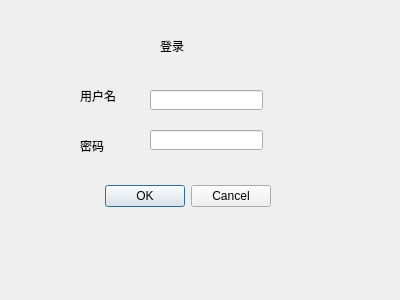
<?xml version="1.0" encoding="UTF-8"?>
<ui version="4.0">
 <class>Dialog</class>
 <widget class="QDialog" name="Dialog">
  <property name="geometry">
   <rect>
    <x>0</x>
    <y>0</y>
    <width>400</width>
    <height>300</height>
   </rect>
  </property>
  <property name="windowTitle">
   <string>Dialog</string>
  </property>
  <widget class="QDialogButtonBox" name="buttonBox">
   <property name="geometry">
    <rect>
     <x>-70</x>
     <y>180</y>
     <width>341</width>
     <height>32</height>
    </rect>
   </property>
   <property name="orientation">
    <enum>Qt::Horizontal</enum>
   </property>
   <property name="standardButtons">
    <set>QDialogButtonBox::Cancel|QDialogButtonBox::Ok</set>
   </property>
  </widget>
  <widget class="QLineEdit" name="lineEdit">
   <property name="geometry">
    <rect>
     <x>150</x>
     <y>90</y>
     <width>113</width>
     <height>20</height>
    </rect>
   </property>
  </widget>
  <widget class="QLineEdit" name="lineEdit_2">
   <property name="geometry">
    <rect>
     <x>150</x>
     <y>130</y>
     <width>113</width>
     <height>20</height>
    </rect>
   </property>
  </widget>
  <widget class="QLabel" name="user_lineEdit">
   <property name="geometry">
    <rect>
     <x>80</x>
     <y>90</y>
     <width>54</width>
     <height>12</height>
    </rect>
   </property>
   <property name="text">
    <string>用户名</string>
   </property>
  </widget>
  <widget class="QLabel" name="pwd_lineEdit">
   <property name="geometry">
    <rect>
     <x>80</x>
     <y>140</y>
     <width>54</width>
     <height>12</height>
    </rect>
   </property>
   <property name="text">
    <string>密码</string>
   </property>
  </widget>
  <widget class="QLabel" name="label_3">
   <property name="geometry">
    <rect>
     <x>160</x>
     <y>40</y>
     <width>54</width>
     <height>12</height>
    </rect>
   </property>
   <property name="text">
    <string>登录</string>
   </property>
  </widget>
 </widget>
 <resources/>
 <connections>
  <connection>
   <sender>buttonBox</sender>
   <signal>accepted()</signal>
   <receiver>Dialog</receiver>
   <slot>accept()</slot>
   <hints>
    <hint type="sourcelabel">
     <x>248</x>
     <y>254</y>
    </hint>
    <hint type="destinationlabel">
     <x>157</x>
     <y>274</y>
    </hint>
   </hints>
  </connection>
  <connection>
   <sender>buttonBox</sender>
   <signal>rejected()</signal>
   <receiver>Dialog</receiver>
   <slot>reject()</slot>
   <hints>
    <hint type="sourcelabel">
     <x>316</x>
     <y>260</y>
    </hint>
    <hint type="destinationlabel">
     <x>286</x>
     <y>274</y>
    </hint>
   </hints>
  </connection>
 </connections>
</ui>
